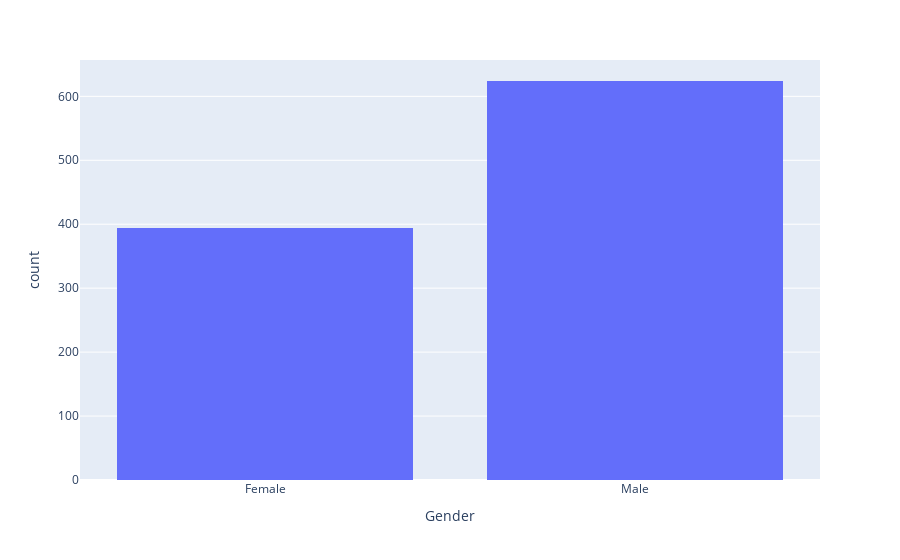

Here is the notebook cell this chart was saved with:
### Code cell
fig = px.histogram(attrition, x="Gender")
fig.show()

### Figure 1 — Plotly figure (JSON) as saved in the notebook; plotly's stock layout.template omitted (floating-point values rounded to 4 significant figures; data arrays with more than 128 entries replaced by an {"elided": "..."} marker saying what was removed)
{"data": [{"alignmentgroup": "True", "bingroup": "x", "hovertemplate": "Gender=%{x}<br>count=%{y}<extra></extra>", "legendgroup": "", "marker": {"color": "#636efa"}, "name": "", "offsetgroup": "", "orientation": "v", "showlegend": false, "type": "histogram", "x": {"elided": "1018 str values"}, "xaxis": "x", "yaxis": "y"}], "layout": {"barmode": "relative", "legend": {"tracegroupgap": 0}, "margin": {"t": 60}, "xaxis": {"anchor": "y", "domain": [0, 1], "title": {"text": "Gender"}}, "yaxis": {"anchor": "x", "domain": [0, 1], "title": {"text": "count"}}}}
